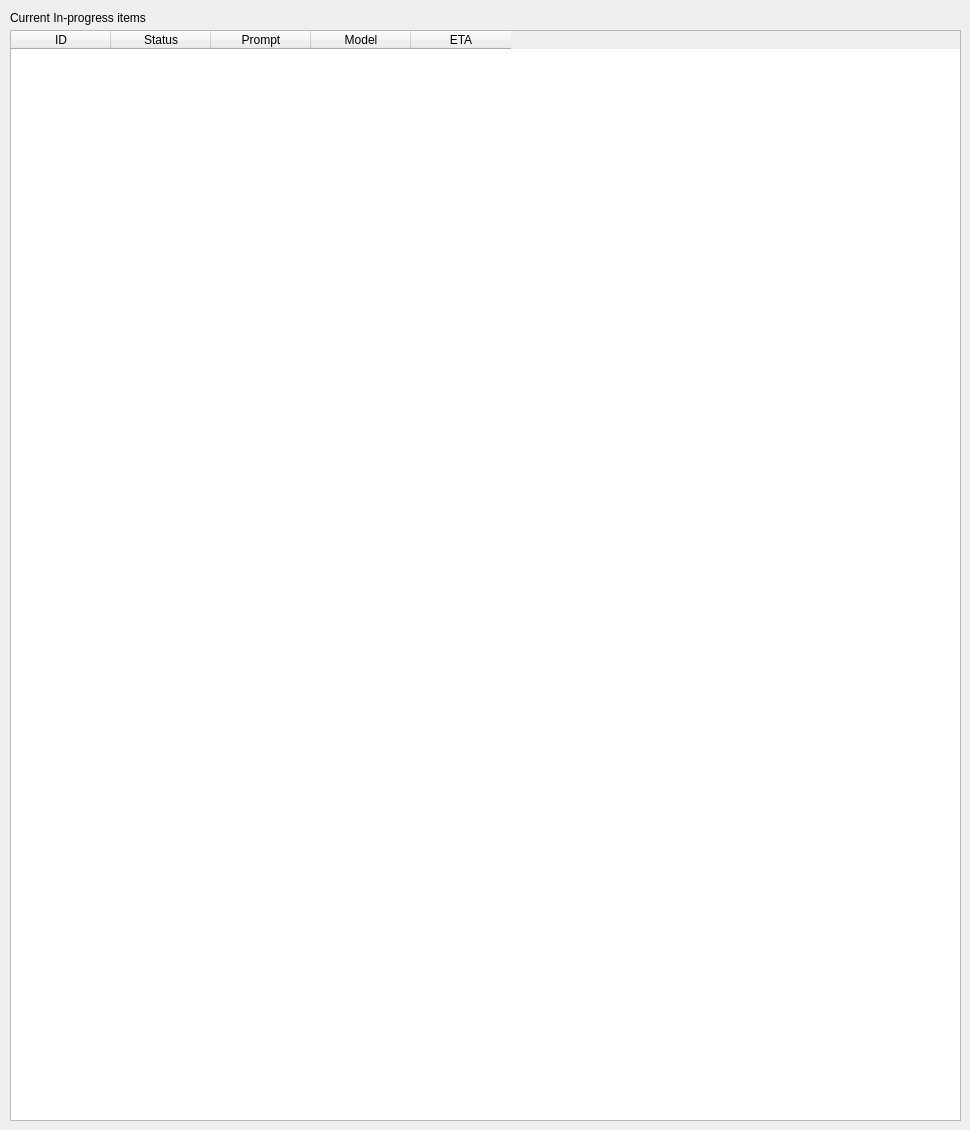
      <widget class="QWidget" name="curr_items_tab">
       <property name="sizePolicy">
        <sizepolicy hsizetype="Expanding" vsizetype="Expanding">
         <horstretch>0</horstretch>
         <verstretch>0</verstretch>
        </sizepolicy>
       </property>
       <attribute name="icon">
        <iconset theme="QIcon::ThemeIcon::DocumentProperties"/>
       </attribute>
       <attribute name="title">
        <string>Current Items</string>
       </attribute>
       <widget class="QGroupBox" name="groupBox_2">
        <property name="geometry">
         <rect>
          <x>10</x>
          <y>30</y>
          <width>951</width>
          <height>1091</height>
         </rect>
        </property>
        <property name="sizePolicy">
         <sizepolicy hsizetype="Expanding" vsizetype="Expanding">
          <horstretch>0</horstretch>
          <verstretch>0</verstretch>
         </sizepolicy>
        </property>
        <property name="title">
         <string/>
        </property>
        <widget class="QTableWidget" name="inProgressItemsTable">
         <property name="geometry">
          <rect>
           <x>0</x>
           <y>0</y>
           <width>951</width>
           <height>1091</height>
          </rect>
         </property>
         <property name="sizePolicy">
          <sizepolicy hsizetype="MinimumExpanding" vsizetype="Expanding">
           <horstretch>0</horstretch>
           <verstretch>0</verstretch>
          </sizepolicy>
         </property>
         <column>
          <property name="text">
           <string>ID</string>
          </property>
         </column>
         <column>
          <property name="text">
           <string>Status</string>
          </property>
         </column>
         <column>
          <property name="text">
           <string>Prompt</string>
          </property>
         </column>
         <column>
          <property name="text">
           <string>Model</string>
          </property>
         </column>
         <column>
          <property name="text">
           <string>ETA</string>
          </property>
         </column>
        </widget>
       </widget>
       <widget class="QLabel" name="label_4">
        <property name="geometry">
         <rect>
          <x>10</x>
          <y>10</y>
          <width>211</width>
          <height>16</height>
         </rect>
        </property>
        <property name="text">
         <string>Current In-progress items</string>
        </property>
       </widget>
      </widget>
